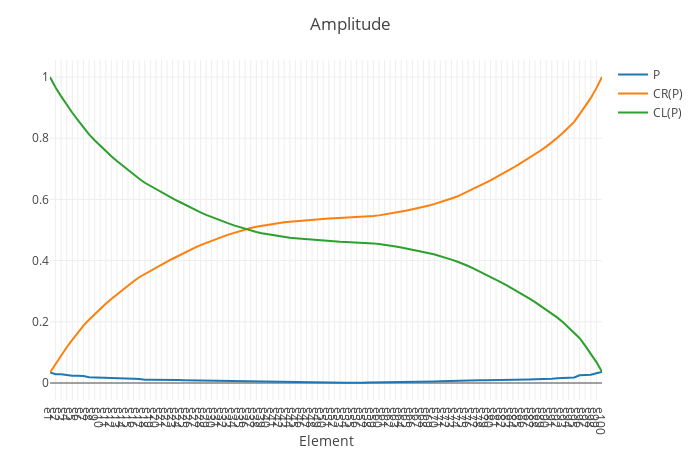

Notebook cell for this chart:
### Code cell
am_p_ = am_ / sum(am_)

am_p_cr_ = cumsum(am_p_) .+ small_number

am_p_cl_ = cumulate_sum_reverse(am_p_) .+ small_number

plot_x_y((am_p_, am_p_cr_, am_p_cl_); name_ = ("P", "CR(P)", "CL(P)"), layout = merge(layout, Layout(title = "Amplitude")))
